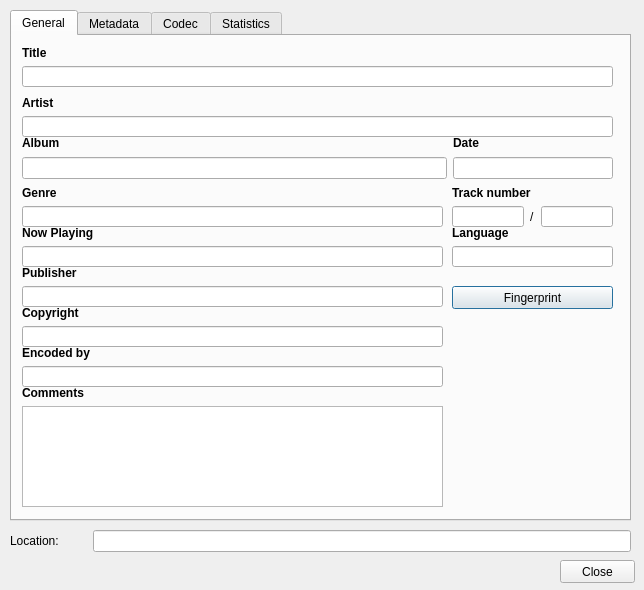
<?xml version="1.0" encoding="UTF-8"?>
<ui version="4.0">
 <class>mediaInformationDialog</class>
 <widget class="QDialog" name="mediaInformationDialog">
  <property name="geometry">
   <rect>
    <x>0</x>
    <y>0</y>
    <width>644</width>
    <height>590</height>
   </rect>
  </property>
  <property name="windowTitle">
   <string>Dialog</string>
  </property>
  <widget class="QTabWidget" name="tabWidget">
   <property name="geometry">
    <rect>
     <x>10</x>
     <y>10</y>
     <width>621</width>
     <height>511</height>
    </rect>
   </property>
   <property name="currentIndex">
    <number>0</number>
   </property>
   <widget class="QWidget" name="tab">
    <attribute name="title">
     <string>General</string>
    </attribute>
    <widget class="QPushButton" name="pushButton">
     <property name="geometry">
      <rect>
       <x>440</x>
       <y>250</y>
       <width>161</width>
       <height>23</height>
      </rect>
     </property>
     <property name="text">
      <string>Fingerprint</string>
     </property>
    </widget>
    <widget class="QLabel" name="label_4">
     <property name="geometry">
      <rect>
       <x>450</x>
       <y>290</y>
       <width>141</width>
       <height>171</height>
      </rect>
     </property>
     <property name="styleSheet">
      <string notr="true">image: url(:/images/icons/windowIcon.png);</string>
     </property>
     <property name="text">
      <string/>
     </property>
    </widget>
    <widget class="QWidget" name="">
     <property name="geometry">
      <rect>
       <x>10</x>
       <y>10</y>
       <width>591</width>
       <height>41</height>
      </rect>
     </property>
     <layout class="QVBoxLayout" name="verticalLayout">
      <item>
       <widget class="QLabel" name="label">
        <property name="text">
         <string>&lt;html&gt;&lt;head/&gt;&lt;body&gt;&lt;p&gt;&lt;span style=&quot; font-weight:600;&quot;&gt;Title&lt;/span&gt;&lt;/p&gt;&lt;/body&gt;&lt;/html&gt;</string>
        </property>
       </widget>
      </item>
      <item>
       <widget class="QLineEdit" name="lineEdit"/>
      </item>
     </layout>
    </widget>
    <widget class="QWidget" name="">
     <property name="geometry">
      <rect>
       <x>10</x>
       <y>60</y>
       <width>591</width>
       <height>41</height>
      </rect>
     </property>
     <layout class="QVBoxLayout" name="verticalLayout_2">
      <item>
       <widget class="QLabel" name="label_9">
        <property name="text">
         <string>&lt;html&gt;&lt;head/&gt;&lt;body&gt;&lt;p&gt;&lt;span style=&quot; font-weight:600;&quot;&gt;Artist&lt;/span&gt;&lt;/p&gt;&lt;/body&gt;&lt;/html&gt;</string>
        </property>
       </widget>
      </item>
      <item>
       <widget class="QLineEdit" name="lineEdit_9"/>
      </item>
     </layout>
    </widget>
    <widget class="QWidget" name="">
     <property name="geometry">
      <rect>
       <x>10</x>
       <y>100</y>
       <width>591</width>
       <height>43</height>
      </rect>
     </property>
     <layout class="QHBoxLayout" name="horizontalLayout">
      <item>
       <layout class="QVBoxLayout" name="verticalLayout_3">
        <item>
         <widget class="QLabel" name="label_10">
          <property name="text">
           <string>&lt;html&gt;&lt;head/&gt;&lt;body&gt;&lt;p&gt;&lt;span style=&quot; font-weight:600;&quot;&gt;Album&lt;/span&gt;&lt;/p&gt;&lt;/body&gt;&lt;/html&gt;</string>
          </property>
         </widget>
        </item>
        <item>
         <widget class="QLineEdit" name="lineEdit_10"/>
        </item>
       </layout>
      </item>
      <item>
       <layout class="QVBoxLayout" name="verticalLayout_4">
        <item>
         <widget class="QLabel" name="label_11">
          <property name="text">
           <string>&lt;html&gt;&lt;head/&gt;&lt;body&gt;&lt;p&gt;&lt;span style=&quot; font-weight:600;&quot;&gt;Date&lt;/span&gt;&lt;/p&gt;&lt;/body&gt;&lt;/html&gt;</string>
          </property>
         </widget>
        </item>
        <item>
         <widget class="QLineEdit" name="lineEdit_5">
          <property name="sizePolicy">
           <sizepolicy hsizetype="Fixed" vsizetype="Fixed">
            <horstretch>0</horstretch>
            <verstretch>0</verstretch>
           </sizepolicy>
          </property>
          <property name="minimumSize">
           <size>
            <width>160</width>
            <height>0</height>
           </size>
          </property>
         </widget>
        </item>
       </layout>
      </item>
     </layout>
    </widget>
    <widget class="QWidget" name="">
     <property name="geometry">
      <rect>
       <x>10</x>
       <y>150</y>
       <width>421</width>
       <height>41</height>
      </rect>
     </property>
     <layout class="QVBoxLayout" name="verticalLayout_5">
      <item>
       <widget class="QLabel" name="label_12">
        <property name="text">
         <string>&lt;html&gt;&lt;head/&gt;&lt;body&gt;&lt;p&gt;&lt;span style=&quot; font-weight:600;&quot;&gt;Genre&lt;/span&gt;&lt;/p&gt;&lt;/body&gt;&lt;/html&gt;</string>
        </property>
       </widget>
      </item>
      <item>
       <widget class="QLineEdit" name="lineEdit_11"/>
      </item>
     </layout>
    </widget>
    <widget class="QWidget" name="">
     <property name="geometry">
      <rect>
       <x>440</x>
       <y>150</y>
       <width>161</width>
       <height>41</height>
      </rect>
     </property>
     <layout class="QVBoxLayout" name="verticalLayout_6">
      <item>
       <widget class="QLabel" name="label_13">
        <property name="text">
         <string>&lt;html&gt;&lt;head/&gt;&lt;body&gt;&lt;p&gt;&lt;span style=&quot; font-weight:600;&quot;&gt;Track number&lt;/span&gt;&lt;/p&gt;&lt;/body&gt;&lt;/html&gt;</string>
        </property>
       </widget>
      </item>
      <item>
       <layout class="QHBoxLayout" name="horizontalLayout_2">
        <item>
         <widget class="QLineEdit" name="lineEdit_6"/>
        </item>
        <item>
         <widget class="QLabel" name="label_2">
          <property name="text">
           <string>/</string>
          </property>
         </widget>
        </item>
        <item>
         <widget class="QLineEdit" name="lineEdit_7"/>
        </item>
       </layout>
      </item>
     </layout>
    </widget>
    <widget class="QWidget" name="">
     <property name="geometry">
      <rect>
       <x>440</x>
       <y>190</y>
       <width>161</width>
       <height>41</height>
      </rect>
     </property>
     <layout class="QVBoxLayout" name="verticalLayout_7">
      <item>
       <widget class="QLabel" name="label_15">
        <property name="text">
         <string>&lt;html&gt;&lt;head/&gt;&lt;body&gt;&lt;p&gt;&lt;span style=&quot; font-weight:600;&quot;&gt;Language&lt;/span&gt;&lt;/p&gt;&lt;/body&gt;&lt;/html&gt;</string>
        </property>
       </widget>
      </item>
      <item>
       <widget class="QLineEdit" name="lineEdit_8"/>
      </item>
     </layout>
    </widget>
    <widget class="QWidget" name="">
     <property name="geometry">
      <rect>
       <x>10</x>
       <y>190</y>
       <width>421</width>
       <height>41</height>
      </rect>
     </property>
     <layout class="QVBoxLayout" name="verticalLayout_8">
      <item>
       <widget class="QLabel" name="label_14">
        <property name="text">
         <string>&lt;html&gt;&lt;head/&gt;&lt;body&gt;&lt;p&gt;&lt;span style=&quot; font-weight:600;&quot;&gt;Now Playing&lt;/span&gt;&lt;/p&gt;&lt;/body&gt;&lt;/html&gt;</string>
        </property>
       </widget>
      </item>
      <item>
       <widget class="QLineEdit" name="lineEdit_12"/>
      </item>
     </layout>
    </widget>
    <widget class="QWidget" name="">
     <property name="geometry">
      <rect>
       <x>10</x>
       <y>230</y>
       <width>421</width>
       <height>41</height>
      </rect>
     </property>
     <layout class="QVBoxLayout" name="verticalLayout_9">
      <item>
       <widget class="QLabel" name="label_16">
        <property name="text">
         <string>&lt;html&gt;&lt;head/&gt;&lt;body&gt;&lt;p&gt;&lt;span style=&quot; font-weight:600;&quot;&gt;Publisher&lt;/span&gt;&lt;/p&gt;&lt;/body&gt;&lt;/html&gt;</string>
        </property>
       </widget>
      </item>
      <item>
       <widget class="QLineEdit" name="lineEdit_13"/>
      </item>
     </layout>
    </widget>
    <widget class="QWidget" name="">
     <property name="geometry">
      <rect>
       <x>10</x>
       <y>270</y>
       <width>421</width>
       <height>41</height>
      </rect>
     </property>
     <layout class="QVBoxLayout" name="verticalLayout_10">
      <item>
       <widget class="QLabel" name="label_17">
        <property name="text">
         <string>&lt;html&gt;&lt;head/&gt;&lt;body&gt;&lt;p&gt;&lt;span style=&quot; font-weight:600;&quot;&gt;Copyright&lt;/span&gt;&lt;/p&gt;&lt;/body&gt;&lt;/html&gt;</string>
        </property>
       </widget>
      </item>
      <item>
       <widget class="QLineEdit" name="lineEdit_14"/>
      </item>
     </layout>
    </widget>
    <widget class="QWidget" name="">
     <property name="geometry">
      <rect>
       <x>10</x>
       <y>310</y>
       <width>421</width>
       <height>41</height>
      </rect>
     </property>
     <layout class="QVBoxLayout" name="verticalLayout_11">
      <item>
       <widget class="QLabel" name="label_18">
        <property name="text">
         <string>&lt;html&gt;&lt;head/&gt;&lt;body&gt;&lt;p&gt;&lt;span style=&quot; font-weight:600;&quot;&gt;Encoded by&lt;/span&gt;&lt;/p&gt;&lt;/body&gt;&lt;/html&gt;</string>
        </property>
       </widget>
      </item>
      <item>
       <widget class="QLineEdit" name="lineEdit_15"/>
      </item>
     </layout>
    </widget>
    <widget class="QWidget" name="">
     <property name="geometry">
      <rect>
       <x>10</x>
       <y>350</y>
       <width>421</width>
       <height>121</height>
      </rect>
     </property>
     <layout class="QVBoxLayout" name="verticalLayout_12">
      <item>
       <widget class="QLabel" name="label_19">
        <property name="text">
         <string>&lt;html&gt;&lt;head/&gt;&lt;body&gt;&lt;p&gt;&lt;span style=&quot; font-weight:600;&quot;&gt;Comments&lt;/span&gt;&lt;/p&gt;&lt;/body&gt;&lt;/html&gt;</string>
        </property>
       </widget>
      </item>
      <item>
       <widget class="QTextEdit" name="textEdit"/>
      </item>
     </layout>
    </widget>
   </widget>
   <widget class="QWidget" name="tab_2">
    <attribute name="title">
     <string>Metadata</string>
    </attribute>
    <widget class="QLabel" name="label_5">
     <property name="geometry">
      <rect>
       <x>10</x>
       <y>10</y>
       <width>301</width>
       <height>16</height>
      </rect>
     </property>
     <property name="text">
      <string>Extra metadata and other information are shown in this panel.</string>
     </property>
    </widget>
    <widget class="QTextEdit" name="textEdit_2">
     <property name="geometry">
      <rect>
       <x>10</x>
       <y>30</y>
       <width>591</width>
       <height>441</height>
      </rect>
     </property>
    </widget>
   </widget>
   <widget class="QWidget" name="tab_3">
    <attribute name="title">
     <string>Codec</string>
    </attribute>
    <widget class="QTreeView" name="treeView">
     <property name="geometry">
      <rect>
       <x>10</x>
       <y>40</y>
       <width>591</width>
       <height>431</height>
      </rect>
     </property>
    </widget>
    <widget class="QLabel" name="label_6">
     <property name="geometry">
      <rect>
       <x>10</x>
       <y>10</y>
       <width>281</width>
       <height>20</height>
      </rect>
     </property>
     <property name="text">
      <string>Information about waht your media or stream is made of.</string>
     </property>
    </widget>
    <widget class="QLabel" name="label_7">
     <property name="geometry">
      <rect>
       <x>10</x>
       <y>20</y>
       <width>261</width>
       <height>20</height>
      </rect>
     </property>
     <property name="text">
      <string>Muxer, Audio and Video Codecs, Subtitles are shown.</string>
     </property>
    </widget>
   </widget>
   <widget class="QWidget" name="tab_4">
    <attribute name="title">
     <string>Statistics</string>
    </attribute>
    <widget class="QTreeView" name="treeView_2">
     <property name="geometry">
      <rect>
       <x>10</x>
       <y>20</y>
       <width>591</width>
       <height>451</height>
      </rect>
     </property>
    </widget>
    <widget class="QLabel" name="label_8">
     <property name="geometry">
      <rect>
       <x>10</x>
       <y>0</y>
       <width>161</width>
       <height>16</height>
      </rect>
     </property>
     <property name="text">
      <string>Current media / stream statistics</string>
     </property>
    </widget>
   </widget>
  </widget>
  <widget class="QPushButton" name="pushButton_2">
   <property name="geometry">
    <rect>
     <x>560</x>
     <y>560</y>
     <width>75</width>
     <height>23</height>
    </rect>
   </property>
   <property name="text">
    <string>Close</string>
   </property>
  </widget>
  <widget class="QWidget" name="">
   <property name="geometry">
    <rect>
     <x>10</x>
     <y>530</y>
     <width>621</width>
     <height>22</height>
    </rect>
   </property>
   <layout class="QHBoxLayout" name="horizontalLayout_3">
    <item>
     <widget class="QLabel" name="label_3">
      <property name="text">
       <string>Location:</string>
      </property>
     </widget>
    </item>
    <item>
     <spacer name="horizontalSpacer">
      <property name="orientation">
       <enum>Qt::Horizontal</enum>
      </property>
      <property name="sizeHint" stdset="0">
       <size>
        <width>28</width>
        <height>20</height>
       </size>
      </property>
     </spacer>
    </item>
    <item>
     <widget class="QLineEdit" name="lineEdit_2">
      <property name="sizePolicy">
       <sizepolicy hsizetype="Expanding" vsizetype="Fixed">
        <horstretch>3</horstretch>
        <verstretch>0</verstretch>
       </sizepolicy>
      </property>
     </widget>
    </item>
   </layout>
  </widget>
 </widget>
 <resources/>
 <connections/>
</ui>
